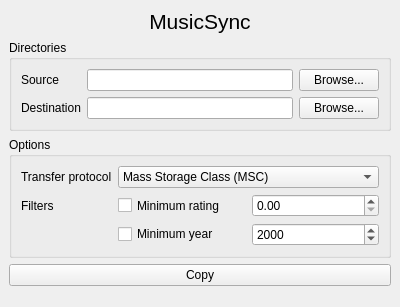
<?xml version="1.0" encoding="UTF-8"?>
<ui version="4.0">
 <class>MainWindow</class>
 <widget class="QMainWindow" name="MainWindow">
  <property name="geometry">
   <rect>
    <x>0</x>
    <y>0</y>
    <width>400</width>
    <height>307</height>
   </rect>
  </property>
  <property name="windowTitle">
   <string>MusicSync</string>
  </property>
  <widget class="QWidget" name="centralWidget">
   <layout class="QFormLayout" name="formLayout">
    <item row="4" column="0" colspan="2">
     <widget class="QPushButton" name="copyButton">
      <property name="sizePolicy">
       <sizepolicy hsizetype="Preferred" vsizetype="Preferred">
        <horstretch>0</horstretch>
        <verstretch>0</verstretch>
       </sizepolicy>
      </property>
      <property name="text">
       <string>Copy</string>
      </property>
     </widget>
    </item>
    <item row="3" column="0" colspan="2">
     <widget class="QGroupBox" name="optionsBox">
      <property name="sizePolicy">
       <sizepolicy hsizetype="Preferred" vsizetype="Fixed">
        <horstretch>0</horstretch>
        <verstretch>0</verstretch>
       </sizepolicy>
      </property>
      <property name="title">
       <string>Options</string>
      </property>
      <layout class="QFormLayout" name="formLayout_3">
       <item row="0" column="0">
        <widget class="QLabel" name="transferProtocolLabel">
         <property name="text">
          <string>Transfer protocol</string>
         </property>
         <property name="buddy">
          <cstring>transferProtocolBox</cstring>
         </property>
        </widget>
       </item>
       <item row="0" column="1">
        <widget class="QComboBox" name="transferProtocolBox">
         <item>
          <property name="text">
           <string>Mass Storage Class (MSC)</string>
          </property>
         </item>
         <item>
          <property name="text">
           <string>Android Debug Bridge (ADB)</string>
          </property>
         </item>
        </widget>
       </item>
       <item row="2" column="0">
        <widget class="QLabel" name="filtersLabel">
         <property name="layoutDirection">
          <enum>Qt::LeftToRight</enum>
         </property>
         <property name="text">
          <string>Filters</string>
         </property>
        </widget>
       </item>
       <item row="2" column="1">
        <layout class="QHBoxLayout" name="minimumRatingBox">
         <item>
          <widget class="QCheckBox" name="minimumRatingCheckBox">
           <property name="sizePolicy">
            <sizepolicy hsizetype="Preferred" vsizetype="Preferred">
             <horstretch>0</horstretch>
             <verstretch>0</verstretch>
            </sizepolicy>
           </property>
           <property name="text">
            <string>Minimum rating</string>
           </property>
          </widget>
         </item>
         <item>
          <widget class="QDoubleSpinBox" name="minimumRatingSpinBox">
           <property name="maximum">
            <double>5.000000000000000</double>
           </property>
           <property name="singleStep">
            <double>0.500000000000000</double>
           </property>
          </widget>
         </item>
        </layout>
       </item>
       <item row="3" column="1">
        <layout class="QHBoxLayout" name="minimumYearBox">
         <item>
          <widget class="QCheckBox" name="minimumYearCheckBox">
           <property name="text">
            <string>Minimum year</string>
           </property>
          </widget>
         </item>
         <item>
          <widget class="QSpinBox" name="minimumYearSpinBox">
           <property name="maximum">
            <number>9999</number>
           </property>
           <property name="value">
            <number>2000</number>
           </property>
          </widget>
         </item>
        </layout>
       </item>
      </layout>
     </widget>
    </item>
    <item row="2" column="0" colspan="2">
     <widget class="QGroupBox" name="dirsBox">
      <property name="sizePolicy">
       <sizepolicy hsizetype="Preferred" vsizetype="Fixed">
        <horstretch>0</horstretch>
        <verstretch>0</verstretch>
       </sizepolicy>
      </property>
      <property name="title">
       <string>Directories</string>
      </property>
      <layout class="QFormLayout" name="formLayout_2">
       <item row="1" column="1">
        <layout class="QHBoxLayout" name="srcBox">
         <item>
          <widget class="QLineEdit" name="destLine"/>
         </item>
         <item>
          <widget class="QPushButton" name="srcBrowseButton">
           <property name="text">
            <string>Browse...</string>
           </property>
          </widget>
         </item>
        </layout>
       </item>
       <item row="3" column="0">
        <widget class="QLabel" name="destLabel">
         <property name="text">
          <string>Destination</string>
         </property>
         <property name="buddy">
          <cstring>srcLine</cstring>
         </property>
        </widget>
       </item>
       <item row="3" column="1">
        <layout class="QHBoxLayout" name="destBox">
         <item>
          <widget class="QLineEdit" name="srcLine"/>
         </item>
         <item>
          <widget class="QPushButton" name="destBrowseButton">
           <property name="text">
            <string>Browse...</string>
           </property>
          </widget>
         </item>
        </layout>
       </item>
       <item row="1" column="0">
        <widget class="QLabel" name="srcLabel">
         <property name="text">
          <string>Source</string>
         </property>
         <property name="buddy">
          <cstring>destLine</cstring>
         </property>
        </widget>
       </item>
      </layout>
     </widget>
    </item>
    <item row="1" column="0" colspan="2">
     <widget class="QLabel" name="titleLabel">
      <property name="sizePolicy">
       <sizepolicy hsizetype="Preferred" vsizetype="Fixed">
        <horstretch>0</horstretch>
        <verstretch>0</verstretch>
       </sizepolicy>
      </property>
      <property name="font">
       <font>
        <pointsize>16</pointsize>
       </font>
      </property>
      <property name="text">
       <string>MusicSync</string>
      </property>
      <property name="alignment">
       <set>Qt::AlignCenter</set>
      </property>
     </widget>
    </item>
   </layout>
  </widget>
 </widget>
 <tabstops>
  <tabstop>destLine</tabstop>
  <tabstop>srcBrowseButton</tabstop>
  <tabstop>srcLine</tabstop>
  <tabstop>destBrowseButton</tabstop>
  <tabstop>transferProtocolBox</tabstop>
  <tabstop>minimumRatingCheckBox</tabstop>
  <tabstop>minimumRatingSpinBox</tabstop>
  <tabstop>minimumYearCheckBox</tabstop>
  <tabstop>minimumYearSpinBox</tabstop>
  <tabstop>copyButton</tabstop>
 </tabstops>
 <resources/>
 <connections/>
</ui>
